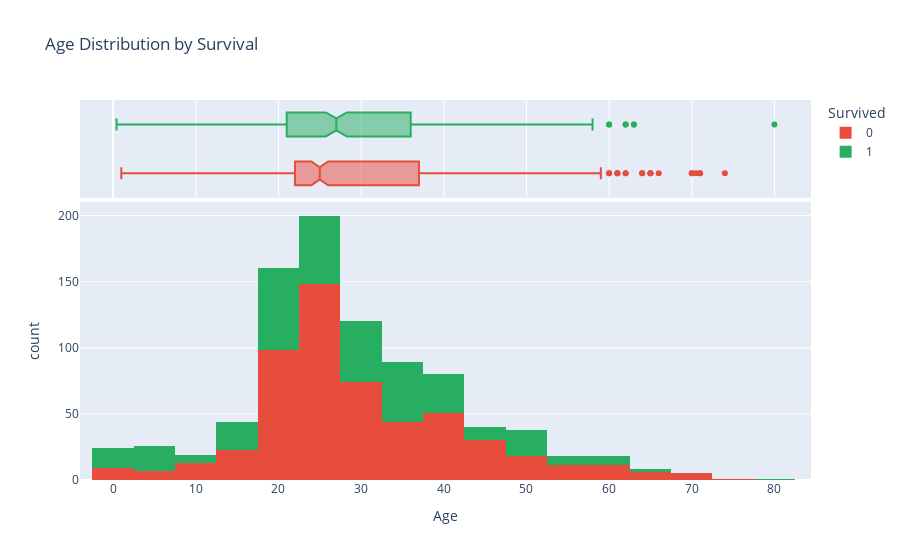

Write notebook code for a chart like this one.
### Code cell
fig2 = px.histogram(
    df_clean, x='Age', color='Survived', nbins=30,
    title='Age Distribution by Survival',
    marginal='box',
    color_discrete_sequence=['#e74c3c', '#27ae60'],
    labels={'0': 'Died', '1': 'Survived'}
)
fig2.update_layout(barmode='stack')
fig2.show()

### Figure 1 — Plotly figure (JSON) as saved in the notebook; plotly's stock layout.template omitted (floating-point values rounded to 4 significant figures; data arrays with more than 128 entries replaced by an {"elided": "..."} marker saying what was removed)
{"data": [{"bingroup": "x", "hovertemplate": "Survived=0<br>Age=%{x}<br>count=%{y}<extra></extra>", "legendgroup": "0", "marker": {"color": "#e74c3c", "pattern": {"shape": ""}}, "name": "0", "nbinsx": 30, "orientation": "v", "showlegend": true, "type": "histogram", "x": {"elided": "549 float values"}, "xaxis": "x", "yaxis": "y"}, {"hovertemplate": "Survived=0<br>Age=%{x}<extra></extra>", "legendgroup": "0", "marker": {"color": "#e74c3c"}, "name": "0", "notched": true, "showlegend": false, "type": "box", "x": {"elided": "549 float values"}, "xaxis": "x2", "yaxis": "y2"}, {"bingroup": "x", "hovertemplate": "Survived=1<br>Age=%{x}<br>count=%{y}<extra></extra>", "legendgroup": "1", "marker": {"color": "#27ae60", "pattern": {"shape": ""}}, "name": "1", "nbinsx": 30, "orientation": "v", "showlegend": true, "type": "histogram", "x": {"elided": "342 float values"}, "xaxis": "x", "yaxis": "y"}, {"hovertemplate": "Survived=1<br>Age=%{x}<extra></extra>", "legendgroup": "1", "marker": {"color": "#27ae60"}, "name": "1", "notched": true, "showlegend": false, "type": "box", "x": {"elided": "342 float values"}, "xaxis": "x2", "yaxis": "y2"}], "layout": {"barmode": "stack", "legend": {"title": {"text": "Survived"}, "tracegroupgap": 0}, "title": {"text": "Age Distribution by Survival"}, "xaxis": {"anchor": "y", "domain": [0, 1], "title": {"text": "Age"}}, "xaxis2": {"anchor": "y2", "domain": [0, 1], "matches": "x", "showgrid": true, "showticklabels": false}, "yaxis": {"anchor": "x", "domain": [0, 0.7326], "title": {"text": "count"}}, "yaxis2": {"anchor": "x2", "domain": [0.7426, 1], "matches": "y2", "showgrid": false, "showline": false, "showticklabels": false, "ticks": ""}}}
